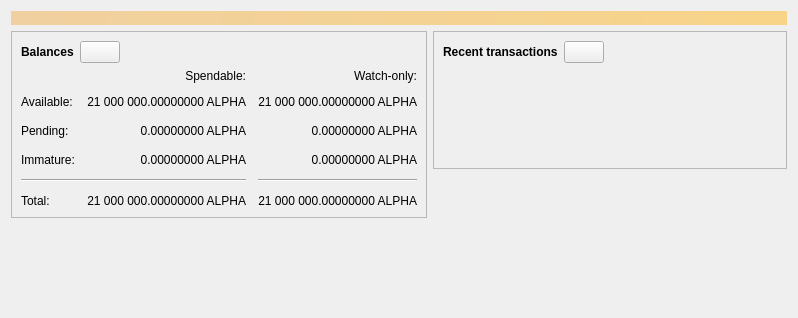
<?xml version="1.0" encoding="UTF-8"?>
<ui version="4.0">
 <class>OverviewPage</class>
 <widget class="QWidget" name="OverviewPage">
  <property name="geometry">
   <rect>
    <x>0</x>
    <y>0</y>
    <width>798</width>
    <height>318</height>
   </rect>
  </property>
  <property name="windowTitle">
   <string>Form</string>
  </property>
  <layout class="QVBoxLayout" name="topLayout">
   <item>
    <widget class="QLabel" name="labelAlerts">
     <property name="visible">
      <bool>false</bool>
     </property>
     <property name="styleSheet">
      <string notr="true">QLabel { background-color: qlineargradient(x1: 0, y1: 0, x2: 1, y2: 0, stop:0 #F0D0A0, stop:1 #F8D488); color:#000000; }</string>
     </property>
     <property name="wordWrap">
      <bool>true</bool>
     </property>
     <property name="margin">
      <number>3</number>
     </property>
     <property name="textInteractionFlags">
      <set>Qt::TextSelectableByMouse</set>
     </property>
    </widget>
   </item>
   <item>
    <layout class="QHBoxLayout" name="horizontalLayout" stretch="1,1">
     <item>
      <layout class="QVBoxLayout" name="verticalLayout_2">
       <item>
        <widget class="QFrame" name="frame">
         <property name="frameShape">
          <enum>QFrame::StyledPanel</enum>
         </property>
         <property name="frameShadow">
          <enum>QFrame::Raised</enum>
         </property>
         <layout class="QVBoxLayout" name="verticalLayout_4">
          <item>
           <layout class="QHBoxLayout" name="horizontalLayout_4">
            <item>
             <widget class="QLabel" name="label_5">
              <property name="font">
               <font>
                <weight>75</weight>
                <bold>true</bold>
               </font>
              </property>
              <property name="text">
               <string>Balances</string>
              </property>
             </widget>
            </item>
            <item>
             <widget class="QPushButton" name="labelWalletStatus">
              <property name="enabled">
               <bool>true</bool>
              </property>
              <property name="maximumSize">
               <size>
                <width>45</width>
                <height>16777215</height>
               </size>
              </property>
              <property name="toolTip">
               <string>The displayed information may be out of date. Your wallet automatically synchronizes with the Bitcoin network after a connection is established, but this process has not completed yet.</string>
              </property>
              <property name="text">
               <string/>
              </property>
              <property name="icon">
               <iconset resource="../bitcoin.qrc">
                <normaloff>:/icons/warning</normaloff>
                <disabledoff>:/icons/warning</disabledoff>:/icons/warning</iconset>
              </property>
              <property name="iconSize">
               <size>
                <width>24</width>
                <height>24</height>
               </size>
              </property>
             </widget>
            </item>
            <item>
             <spacer name="horizontalSpacer_3">
              <property name="orientation">
               <enum>Qt::Horizontal</enum>
              </property>
              <property name="sizeHint" stdset="0">
               <size>
                <width>40</width>
                <height>20</height>
               </size>
              </property>
             </spacer>
            </item>
           </layout>
          </item>
          <item>
           <layout class="QGridLayout" name="gridLayout">
            <property name="spacing">
             <number>12</number>
            </property>
            <item row="2" column="2">
             <widget class="QLabel" name="labelWatchPending">
              <property name="cursor">
               <cursorShape>IBeamCursor</cursorShape>
              </property>
              <property name="toolTip">
               <string>Unconfirmed transactions to watch-only addresses</string>
              </property>
              <property name="text">
               <string notr="true">0.00000000 ALPHA</string>
              </property>
              <property name="alignment">
               <set>Qt::AlignRight|Qt::AlignTrailing|Qt::AlignVCenter</set>
              </property>
              <property name="textInteractionFlags">
               <set>Qt::LinksAccessibleByMouse|Qt::TextSelectableByKeyboard|Qt::TextSelectableByMouse</set>
              </property>
             </widget>
            </item>
            <item row="2" column="1">
             <widget class="QLabel" name="labelUnconfirmed">
              <property name="cursor">
               <cursorShape>IBeamCursor</cursorShape>
              </property>
              <property name="toolTip">
               <string>Total of transactions that have yet to be confirmed, and do not yet count toward the spendable balance</string>
              </property>
              <property name="text">
               <string notr="true">0.00000000 ALPHA</string>
              </property>
              <property name="alignment">
               <set>Qt::AlignRight|Qt::AlignTrailing|Qt::AlignVCenter</set>
              </property>
              <property name="textInteractionFlags">
               <set>Qt::LinksAccessibleByMouse|Qt::TextSelectableByKeyboard|Qt::TextSelectableByMouse</set>
              </property>
             </widget>
            </item>
            <item row="3" column="2">
             <widget class="QLabel" name="labelWatchImmature">
              <property name="cursor">
               <cursorShape>IBeamCursor</cursorShape>
              </property>
              <property name="toolTip">
               <string>Mined balance in watch-only addresses that has not yet matured</string>
              </property>
              <property name="text">
               <string notr="true">0.00000000 ALPHA</string>
              </property>
              <property name="alignment">
               <set>Qt::AlignRight|Qt::AlignTrailing|Qt::AlignVCenter</set>
              </property>
              <property name="textInteractionFlags">
               <set>Qt::LinksAccessibleByMouse|Qt::TextSelectableByKeyboard|Qt::TextSelectableByMouse</set>
              </property>
             </widget>
            </item>
            <item row="4" column="0" colspan="2">
             <widget class="Line" name="line">
              <property name="orientation">
               <enum>Qt::Horizontal</enum>
              </property>
             </widget>
            </item>
            <item row="4" column="2">
             <widget class="Line" name="lineWatchBalance">
              <property name="sizePolicy">
               <sizepolicy hsizetype="Preferred" vsizetype="Fixed">
                <horstretch>0</horstretch>
                <verstretch>0</verstretch>
               </sizepolicy>
              </property>
              <property name="minimumSize">
               <size>
                <width>140</width>
                <height>0</height>
               </size>
              </property>
              <property name="orientation">
               <enum>Qt::Horizontal</enum>
              </property>
             </widget>
            </item>
            <item row="5" column="0">
             <widget class="QLabel" name="labelTotalText">
              <property name="text">
               <string>Total:</string>
              </property>
             </widget>
            </item>
            <item row="3" column="1">
             <widget class="QLabel" name="labelImmature">
              <property name="cursor">
               <cursorShape>IBeamCursor</cursorShape>
              </property>
              <property name="toolTip">
               <string>Mined balance that has not yet matured</string>
              </property>
              <property name="text">
               <string notr="true">0.00000000 ALPHA</string>
              </property>
              <property name="alignment">
               <set>Qt::AlignRight|Qt::AlignTrailing|Qt::AlignVCenter</set>
              </property>
              <property name="textInteractionFlags">
               <set>Qt::LinksAccessibleByMouse|Qt::TextSelectableByKeyboard|Qt::TextSelectableByMouse</set>
              </property>
             </widget>
            </item>
            <item row="2" column="3">
             <spacer name="horizontalSpacer_2">
              <property name="orientation">
               <enum>Qt::Horizontal</enum>
              </property>
              <property name="sizeHint" stdset="0">
               <size>
                <width>40</width>
                <height>20</height>
               </size>
              </property>
             </spacer>
            </item>
            <item row="3" column="0">
             <widget class="QLabel" name="labelImmatureText">
              <property name="text">
               <string>Immature:</string>
              </property>
             </widget>
            </item>
            <item row="5" column="1">
             <widget class="QLabel" name="labelTotal">
              <property name="cursor">
               <cursorShape>IBeamCursor</cursorShape>
              </property>
              <property name="toolTip">
               <string>Your current total balance</string>
              </property>
              <property name="text">
               <string notr="true">21 000 000.00000000 ALPHA</string>
              </property>
              <property name="alignment">
               <set>Qt::AlignRight|Qt::AlignTrailing|Qt::AlignVCenter</set>
              </property>
              <property name="textInteractionFlags">
               <set>Qt::LinksAccessibleByMouse|Qt::TextSelectableByKeyboard|Qt::TextSelectableByMouse</set>
              </property>
             </widget>
            </item>
            <item row="5" column="2">
             <widget class="QLabel" name="labelWatchTotal">
              <property name="cursor">
               <cursorShape>IBeamCursor</cursorShape>
              </property>
              <property name="toolTip">
               <string>Current total balance in watch-only addresses</string>
              </property>
              <property name="text">
               <string notr="true">21 000 000.00000000 ALPHA</string>
              </property>
              <property name="alignment">
               <set>Qt::AlignRight|Qt::AlignTrailing|Qt::AlignVCenter</set>
              </property>
              <property name="textInteractionFlags">
               <set>Qt::LinksAccessibleByMouse|Qt::TextSelectableByKeyboard|Qt::TextSelectableByMouse</set>
              </property>
             </widget>
            </item>
            <item row="0" column="2">
             <widget class="QLabel" name="labelWatchonly">
              <property name="text">
               <string>Watch-only:</string>
              </property>
              <property name="alignment">
               <set>Qt::AlignRight|Qt::AlignTrailing|Qt::AlignVCenter</set>
              </property>
             </widget>
            </item>
            <item row="1" column="0">
             <widget class="QLabel" name="labelBalanceText">
              <property name="text">
               <string>Available:</string>
              </property>
             </widget>
            </item>
            <item row="1" column="1">
             <widget class="QLabel" name="labelBalance">
              <property name="cursor">
               <cursorShape>IBeamCursor</cursorShape>
              </property>
              <property name="toolTip">
               <string>Your current spendable balance</string>
              </property>
              <property name="text">
               <string notr="true">21 000 000.00000000 ALPHA</string>
              </property>
              <property name="alignment">
               <set>Qt::AlignRight|Qt::AlignTrailing|Qt::AlignVCenter</set>
              </property>
              <property name="textInteractionFlags">
               <set>Qt::LinksAccessibleByMouse|Qt::TextSelectableByKeyboard|Qt::TextSelectableByMouse</set>
              </property>
             </widget>
            </item>
            <item row="1" column="2">
             <widget class="QLabel" name="labelWatchAvailable">
              <property name="cursor">
               <cursorShape>IBeamCursor</cursorShape>
              </property>
              <property name="toolTip">
               <string>Your current balance in watch-only addresses</string>
              </property>
              <property name="text">
               <string notr="true">21 000 000.00000000 ALPHA</string>
              </property>
              <property name="alignment">
               <set>Qt::AlignRight|Qt::AlignTrailing|Qt::AlignVCenter</set>
              </property>
              <property name="textInteractionFlags">
               <set>Qt::LinksAccessibleByMouse|Qt::TextSelectableByKeyboard|Qt::TextSelectableByMouse</set>
              </property>
             </widget>
            </item>
            <item row="2" column="0">
             <widget class="QLabel" name="labelPendingText">
              <property name="text">
               <string>Pending:</string>
              </property>
             </widget>
            </item>
            <item row="0" column="1">
             <widget class="QLabel" name="labelSpendable">
              <property name="text">
               <string>Spendable:</string>
              </property>
              <property name="alignment">
               <set>Qt::AlignRight|Qt::AlignTrailing|Qt::AlignVCenter</set>
              </property>
             </widget>
            </item>
           </layout>
          </item>
         </layout>
        </widget>
       </item>
       <item>
        <spacer name="verticalSpacer">
         <property name="orientation">
          <enum>Qt::Vertical</enum>
         </property>
         <property name="sizeHint" stdset="0">
          <size>
           <width>20</width>
           <height>40</height>
          </size>
         </property>
        </spacer>
       </item>
      </layout>
     </item>
     <item>
      <layout class="QVBoxLayout" name="verticalLayout_3">
       <item>
        <widget class="QFrame" name="frame_2">
         <property name="frameShape">
          <enum>QFrame::StyledPanel</enum>
         </property>
         <property name="frameShadow">
          <enum>QFrame::Raised</enum>
         </property>
         <layout class="QVBoxLayout" name="verticalLayout">
          <item>
           <layout class="QHBoxLayout" name="horizontalLayout_2">
            <item>
             <widget class="QLabel" name="label_4">
              <property name="font">
               <font>
                <weight>75</weight>
                <bold>true</bold>
               </font>
              </property>
              <property name="text">
               <string>Recent transactions</string>
              </property>
             </widget>
            </item>
            <item>
             <widget class="QPushButton" name="labelTransactionsStatus">
              <property name="enabled">
               <bool>true</bool>
              </property>
              <property name="maximumSize">
               <size>
                <width>45</width>
                <height>16777215</height>
               </size>
              </property>
              <property name="toolTip">
               <string>The displayed information may be out of date. Your wallet automatically synchronizes with the Bitcoin network after a connection is established, but this process has not completed yet.</string>
              </property>
              <property name="text">
               <string/>
              </property>
              <property name="icon">
               <iconset resource="../bitcoin.qrc">
                <normaloff>:/icons/warning</normaloff>
                <disabledoff>:/icons/warning</disabledoff>:/icons/warning</iconset>
              </property>
              <property name="iconSize">
               <size>
                <width>24</width>
                <height>24</height>
               </size>
              </property>
             </widget>
            </item>
            <item>
             <spacer name="horizontalSpacer">
              <property name="orientation">
               <enum>Qt::Horizontal</enum>
              </property>
              <property name="sizeHint" stdset="0">
               <size>
                <width>40</width>
                <height>20</height>
               </size>
              </property>
             </spacer>
            </item>
           </layout>
          </item>
          <item>
           <widget class="TransactionOverviewWidget" name="listTransactions">
            <property name="styleSheet">
             <string notr="true">QListView { background: transparent; }</string>
            </property>
            <property name="frameShape">
             <enum>QFrame::NoFrame</enum>
            </property>
            <property name="verticalScrollBarPolicy">
             <enum>Qt::ScrollBarAlwaysOff</enum>
            </property>
            <property name="horizontalScrollBarPolicy">
             <enum>Qt::ScrollBarAlwaysOff</enum>
            </property>
            <property name="sizeAdjustPolicy">
             <enum>QAbstractScrollArea::AdjustToContents</enum>
            </property>
            <property name="selectionMode">
             <enum>QAbstractItemView::NoSelection</enum>
            </property>
            <property name="uniformItemSizes">
             <bool>true</bool>
            </property>
           </widget>
          </item>
         </layout>
        </widget>
       </item>
       <item>
        <spacer name="verticalSpacer_2">
         <property name="orientation">
          <enum>Qt::Vertical</enum>
         </property>
         <property name="sizeHint" stdset="0">
          <size>
           <width>20</width>
           <height>40</height>
          </size>
         </property>
        </spacer>
       </item>
      </layout>
     </item>
    </layout>
   </item>
  </layout>
 </widget>
 <customwidgets>
  <customwidget>
   <class>TransactionOverviewWidget</class>
   <extends>QListView</extends>
   <header>qt/transactionoverviewwidget.h</header>
  </customwidget>
 </customwidgets>
 <resources/>
 <connections/>
</ui>
